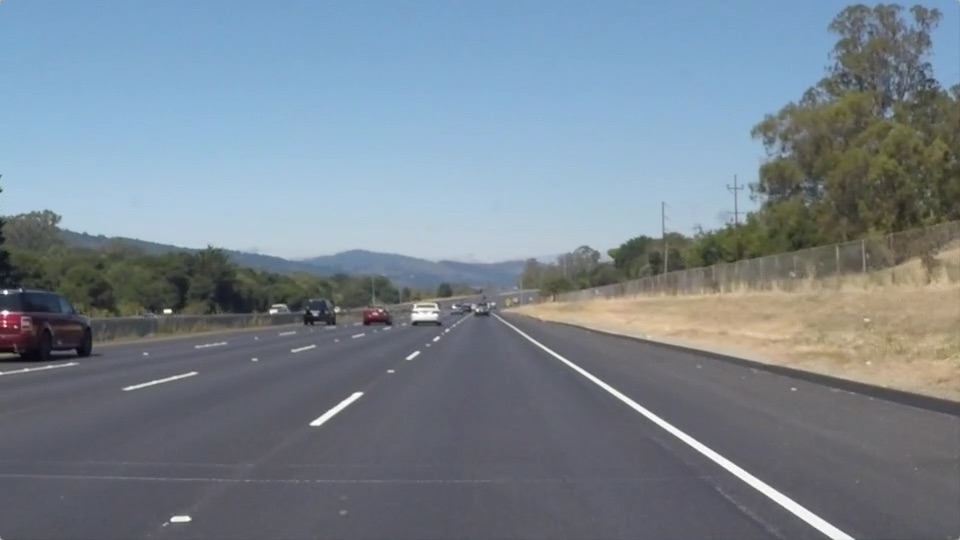
#> input picture test_images/solidWhiteRight.jpg, 960 x 540 px
$ jupyter execute --allow-errors lane_finding.ipynb   (shell and % lines are left out)
#> lines starting #> are read from the running program, lines starting #| are printed output that depends on the picture; after the words box and inside, x2 and y2 are one past the last pixel; in counts of white or black regions, pixels touching at a corner belong together
# Self-Driving Car Engineer Nanodegree

## Project: **Finding Lane Lines on the Road**
***
In this project, you will use the tools you learned about in the lesson to identify lane lines on the road.  You can develop your pipeline on a series of individual images, and later apply the result to a video stream (really just a series of images). Check out the video clip "raw-lines-example.mp4" (also contained in this repository) to see what the output should look like after using the helper functions below.

Once you have a result that looks roughly like "raw-lines-example.mp4", you'll need to get creative and try to average and/or extrapolate the line segments you've detected to map out the full extent of the lane lines.  You can see an example of the result you're going for in the video "P1_example.mp4".  Ultimately, you would like to draw just one line for the left side of the lane, and one for the right.

In addition to implementing code, there is a brief writeup to complete. The writeup should be completed in a separate file, which can be either a markdown file or a pdf document. There is a [write up template](https://github.com/udacity/CarND-LaneLines-P1/blob/master/writeup_template.md) that can be used to guide the writing process. Completing both the code in the Ipython notebook and the writeup template will cover all of the [rubric points](https://review.udacity.com/#!/rubrics/322/view) for this project.

---
Let's have a look at our first image called 'test_images/solidWhiteRight.jpg'.  Run the 2 cells below (hit Shift-Enter or the "play" button above) to display the image.

**Note: If, at any point, you encounter frozen display windows or other confounding issues, you can always start again with a clean slate by going to the "Kernel" menu above and selecting "Restart & Clear Output".**

---

**The tools you have are color selection, region of interest selection, grayscaling, Gaussian smoothing, Canny Edge Detection and Hough Tranform line detection.  You  are also free to explore and try other techniques that were not presented in the lesson.  Your goal is piece together a pipeline to detect the line segments in the image, then average/extrapolate them and draw them onto the image for display (as below).  Once you have a working pipeline, try it out on the video stream below.**

---

<figure>

 <figcaption>
 <p></p>
 <p style="text-align: center;"> Your output should look something like this (above) after detecting line segments using the helper functions below </p>
 </figcaption>
</figure>
 <p></p>
<figure>

 <figcaption>
 <p></p>
 <p style="text-align: center;"> Your goal is to connect/average/extrapolate line segments to get output like this</p>
 </figcaption>
</figure>

**Run the cell below to import some packages.  If you get an `import error` for a package you've already installed, try changing your kernel (select the Kernel menu above --> Change Kernel).  Still have problems?  Try relaunching Jupyter Notebook from the terminal prompt.  Also, consult the forums for more troubleshooting tips.**

## Import Packages

[cell 1]
#importing some useful packages
import matplotlib.pyplot as plt
import matplotlib.image as mpimg
import numpy as np
import cv2

## Read in an Image

[cell 2]
#reading in an image
image = mpimg.imread('test_images/solidWhiteRight.jpg')
#> image is the input picture: shape (540, 960, 3); mean R, G, B 120.3, 132.6, 143.7

#printing out some stats and plotting
print('This image is:', type(image), 'with dimensions:', image.shape)
#| This image is: <class 'numpy.ndarray'> with dimensions: (540, 960, 3)
plt.imshow(image)  # if you wanted to show a single color channel image called 'gray', for example, call as plt.imshow(gray, cmap='gray')

## Ideas for Lane Detection Pipeline

**Some OpenCV functions (beyond those introduced in the lesson) that might be useful for this project are:**

`cv2.inRange()` for color selection
`cv2.fillPoly()` for regions selection
`cv2.line()` to draw lines on an image given endpoints
`cv2.addWeighted()` to coadd / overlay two images
`cv2.cvtColor()` to grayscale or change color
`cv2.imwrite()` to output images to file
`cv2.bitwise_and()` to apply a mask to an image

**Check out the OpenCV documentation to learn about these and discover even more awesome functionality!**

## Helper Functions

Below are some helper functions to help get you started. They should look familiar from the lesson!

[cell 3]
import math

def grayscale(img):
    """Applies the Grayscale transform
    This will return an image with only one color channel
    but NOTE: to see the returned image as grayscale
    (assuming your grayscaled image is called 'gray')
    you should call plt.imshow(gray, cmap='gray')"""
    return cv2.cvtColor(img, cv2.COLOR_RGB2GRAY)
    # Or use BGR2GRAY if you read an image with cv2.imread()
    # return cv2.cvtColor(img, cv2.COLOR_BGR2GRAY)

def canny(img, low_threshold, high_threshold):
    """Applies the Canny transform"""
    return cv2.Canny(img, low_threshold, high_threshold)

def gaussian_blur(img, kernel_size):
    """Applies a Gaussian Noise kernel"""
    return cv2.GaussianBlur(img, (kernel_size, kernel_size), 0)

def region_of_interest(img, vertices):
    """
    Applies an image mask.

    Only keeps the region of the image defined by the polygon
    formed from `vertices`. The rest of the image is set to black.
    `vertices` should be a numpy array of integer points.
    """
    #defining a blank mask to start with
    mask = np.zeros_like(img)

    #defining a 3 channel or 1 channel color to fill the mask with depending on the input image
    if len(img.shape) > 2:
        channel_count = img.shape[2]  # i.e. 3 or 4 depending on your image
        ignore_mask_color = (255,) * channel_count
    else:
        ignore_mask_color = 255

    #filling pixels inside the polygon defined by "vertices" with the fill color
    cv2.fillPoly(mask, vertices, ignore_mask_color)

    #returning the image only where mask pixels are nonzero
    masked_image = cv2.bitwise_and(img, mask)
    return masked_image


def draw_lines(img, lines, color=[255, 0, 0], thickness=3):
    """
    NOTE: this is the function you might want to use as a starting point once you want to
    average/extrapolate the line segments you detect to map out the full
    extent of the lane (going from the result shown in raw-lines-example.mp4
    to that shown in P1_example.mp4).

    Think about things like separating line segments by their
    slope ((y2-y1)/(x2-x1)) to decide which segments are part of the left
    line vs. the right line.  Then, you can average the position of each of
    the lines and extrapolate to the top and bottom of the lane.

    This function draws `lines` with `color` and `thickness`.
    Lines are drawn on the image inplace (mutates the image).
    If you want to make the lines semi-transparent, think about combining
    this function with the weighted_img() function below
    """
    image = np.copy(img)
    left_x = []
    left_y = []
    right_x = []
    right_y = []
    if lines is not None:
        for line in lines:
            for y1,x1,y2,x2 in line:
                slope = (y2-y1)/(x2-x1)
                if slope < 0:
                    left_x += [x1, x2]
                    left_y += [y1, y2]
                else:
                    right_x += [x1, x2]
                    right_y += [y1, y2]

        imshape = image.shape
        half_y = int(imshape[0] * 0.65)

        if len(left_x)>0 and len(left_y)>0:
            left_z = np.polyfit(left_x, left_y, 1)
            left_f = np.poly1d(left_z)
            cv2.line(image, (left_f(imshape[0]).astype(int), imshape[0]), (left_f(half_y).astype(int), half_y), color, thickness)

        if len(right_x)>0 and len(right_y)>0:
            right_z = np.polyfit(right_x, right_y, 1)
            right_f = np.poly1d(right_z)
            cv2.line(image, (right_f(imshape[0]).astype(int), imshape[0]), (right_f(half_y).astype(int), half_y), [0, 0, 255], thickness)

    return image

# [26 lines left out: functions hough_lines, weighted_img, not called in this run]

## Test Images

Build your pipeline to work on the images in the directory "test_images"
**You should make sure your pipeline works well on these images before you try the videos.**

[cell 4]
import os
os.listdir("test_images/")

## Build a Lane Finding Pipeline

Build the pipeline and run your solution on all test_images. Make copies into the `test_images_output` directory, and you can use the images in your writeup report.

Try tuning the various parameters, especially the low and high Canny thresholds as well as the Hough lines parameters.

[cell 5]
# TODO: Build your pipeline that will draw lane lines on the test_images
# then save them to the test_images_output directory.
def convert_image(image, color_space='RGB'):
    # apply color conversion if other than 'RGB'
    if color_space != 'RGB':
        if color_space == 'HSV':
            return cv2.cvtColor(image, cv2.COLOR_RGB2HSV)
        elif color_space == 'LUV':
            return cv2.cvtColor(image, cv2.COLOR_RGB2LUV)
        elif color_space == 'HLS':
            return cv2.cvtColor(image, cv2.COLOR_RGB2HLS)
        elif color_space == 'YUV':
            return cv2.cvtColor(image, cv2.COLOR_RGB2YUV)
        elif color_space == 'YCrCb':
            return cv2.cvtColor(image, cv2.COLOR_RGB2YCrCb)
    else: return np.copy(image)

def select_white_yellow(image, color_space='RGB'):
    converted = convert_image(image, color_space)
    # white color mask
    lower = np.uint8([  0, 200,   0])
    upper = np.uint8([255, 255, 255])
    white_mask = cv2.inRange(converted, lower, upper)
    # yellow color mask
    lower = np.uint8([ 10,   0, 100])
    upper = np.uint8([ 40, 255, 255])
    yellow_mask = cv2.inRange(converted, lower, upper)
    # combine the mask
    mask = cv2.bitwise_or(white_mask, yellow_mask)
    return cv2.bitwise_and(image, image, mask = mask)

def show_images(images, cmap=None):
    cols = 2
    rows = (len(images)+1)//cols

    plt.figure(figsize=(10, 11))
    for i, image in enumerate(images):
        plt.subplot(rows, cols, i+1)
        # use gray scale color map if there is only one channel
        #cmap = 'gray' if len(image.shape)==2 else cmap
        #plt.imshow(image, cmap=cmap)
        if cmap=='gray':
            plt.imshow(image, cmap='gray')
        else:
            plt.imshow(image)
        plt.xticks([])
        plt.yticks([])
    plt.tight_layout(pad=0, h_pad=0, w_pad=0)
    plt.show()

def load_images(folder):
#> called with folder = 'test_images'
    images = []
    for filename in os.listdir(folder):
        img = mpimg.imread(os.path.join(folder, filename))
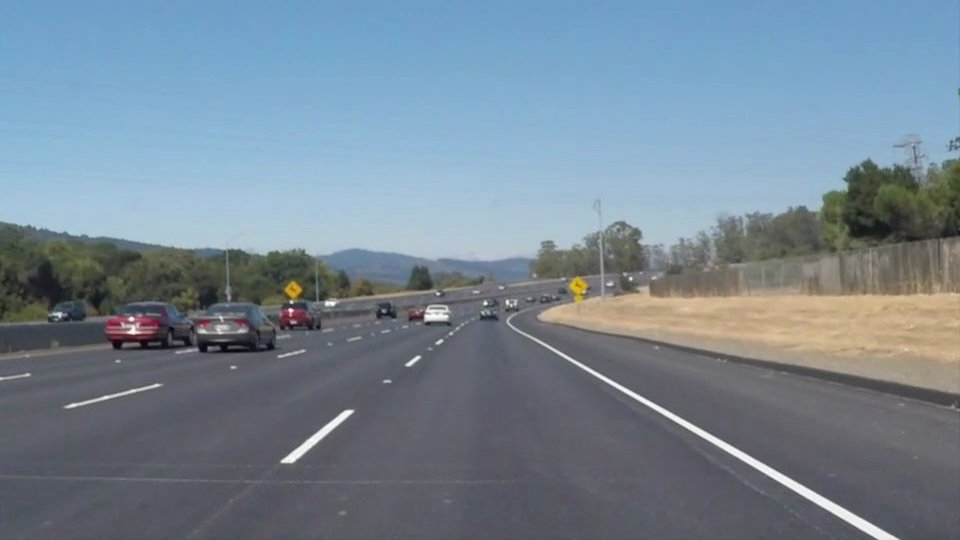
#> input picture test_images/solidWhiteCurve.jpg, 960 x 540 px
#> img is the input picture: shape (540, 960, 3); mean R, G, B 118.5, 134.5, 148.1
        if img is not None:
            images.append(img)
    return images

test_images = load_images('test_images')
#> test_images = 3 items
color_space = 'HLS'
print('Using colorspace:', color_space)
white_yellow_image = list(map(lambda image: select_white_yellow(image, color_space), test_images))
#> in select_white_yellow, `white_mask = cv2.inRange(converted, lower, upper)`:
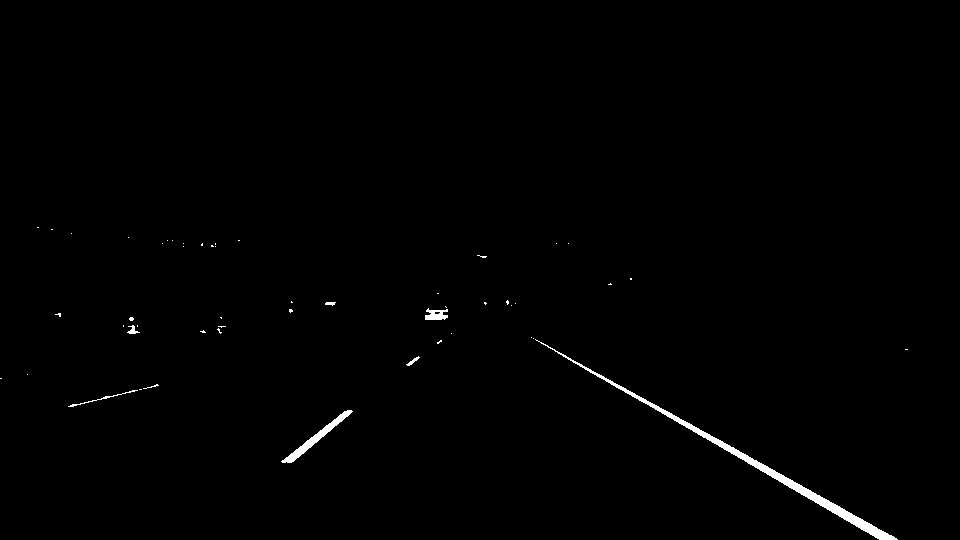
#> white_mask: shape (540, 960); 0.67% white; 51 white regions (43 under 20 px), largest, box (x1, y1, x2, y2) and area: (535, 339, 898, 540) 2283, (281, 410, 353, 463) 571, (425, 308, 448, 320) 187
#> call 3 of select_white_yellow, with color_space = 'HLS'
#> in select_white_yellow (call 3), `white_mask = cv2.inRange(converted, lower, upper)`:
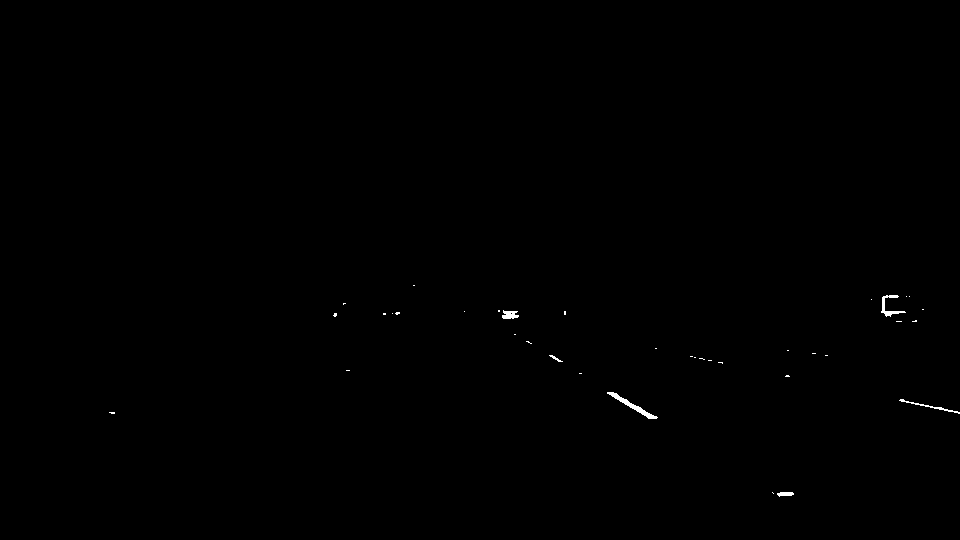
#> white_mask: shape (540, 960); 0.17% white; 37 white regions (31 under 20 px), largest, box (x1, y1, x2, y2) and area: (607, 392, 658, 419) 248, (881, 295, 906, 317) 160, (899, 399, 960, 414) 118, (502, 310, 519, 319) 109, (777, 492, 794, 497) 62, (549, 355, 563, 362) 31
#> in select_white_yellow (call 3), `mask = cv2.bitwise_or(white_mask, yellow_mask)`:
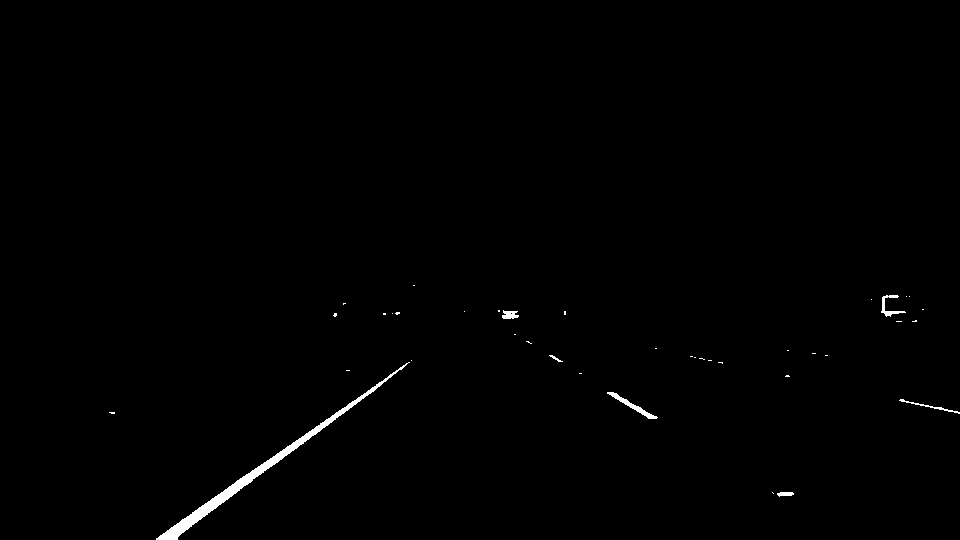
#> mask: shape (540, 960); 0.57% white; 39 white regions (32 under 20 px), largest, box (x1, y1, x2, y2) and area: (156, 362, 410, 540) 2105, (607, 392, 658, 419) 248, (881, 295, 906, 317) 160
#> white_yellow_image = 3 items
show_images(white_yellow_image)
#> in show_images, `rows = (len(images)+1)//cols`: rows = 2
#> the loop in show_images, `for i, image in enumerate(images):` made 3 passes

[cell 6]
gray_images = list(map(lambda image: grayscale(image), white_yellow_image))
#> gray_images = 3 items

blurred_images = list(map(lambda image: gaussian_blur(image, 3), gray_images))
#> blurred_images = 3 items

#show_images(blurred_images)

edge_images = list(map(lambda image: canny(image, 10, 150), blurred_images))
#> call 3 of canny, with low_threshold = 10, high_threshold = 150
#> in canny (call 3), `return cv2.Canny(img, low_threshold, high_threshold)`:
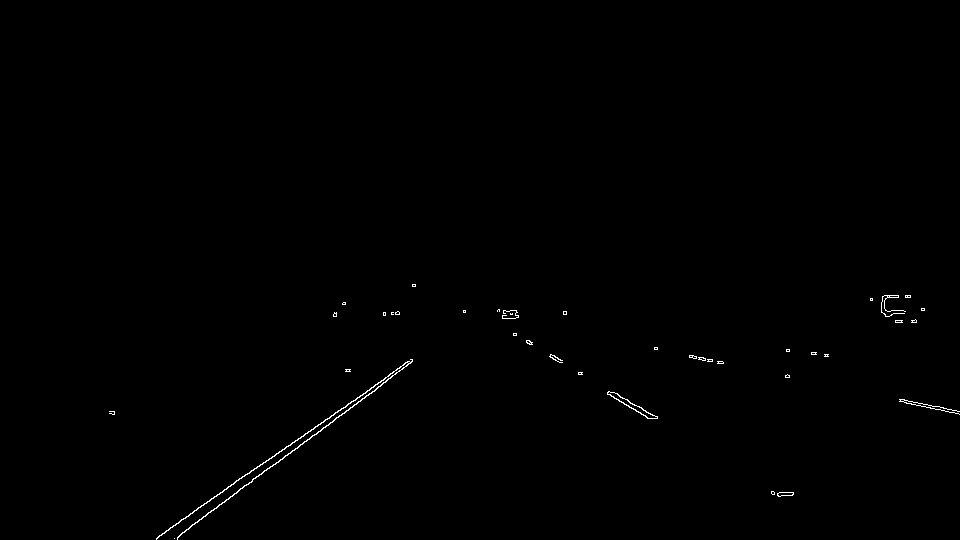
#> returned value: shape (540, 960); 0.33% white in thin lines or dots, all inside (x1, y1, x2, y2) = (109, 284, 960, 540)
#> edge_images = 3 items

print('Using colorspace:', color_space)
show_images(edge_images, cmap='gray')
#> the loop in show_images (call 2), `for i, image in enumerate(images):` made 3 passes

[cell 7]
def get_vertices(image):
    imshape = image.shape
    return np.array([[(120,imshape[0]),(420, 330), (imshape[1] - 420, 330), (imshape[1]-50,imshape[0])]], dtype=np.int32)

# [4 lines left out: function get_challenge_vertices, not called in this run]


interest_images = list(map(lambda image: region_of_interest(image, get_vertices(image)), edge_images))
#> in region_of_interest, `cv2.fillPoly(mask, vertices, ignore_mask_color)`:
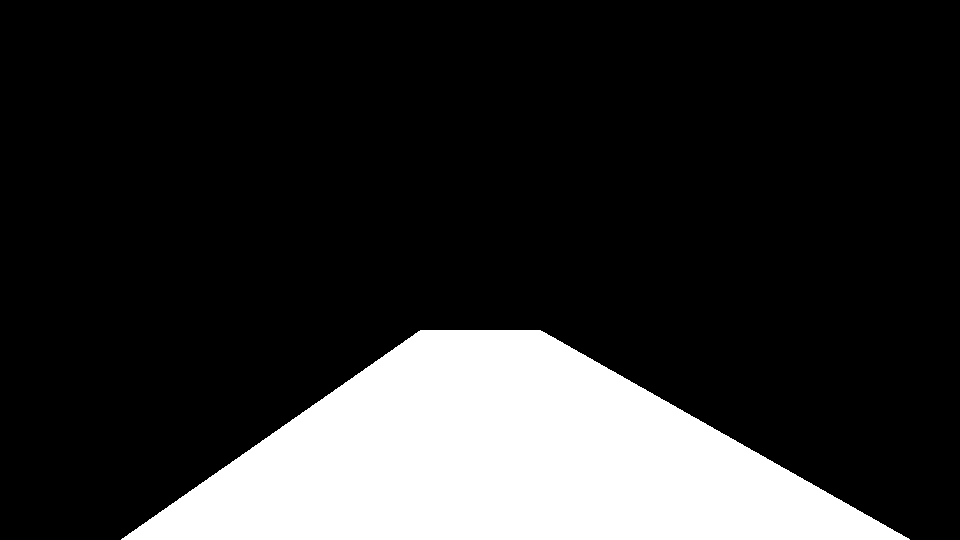
#> mask: shape (540, 960); 18.5% white; 1 white region, box (x1, y1, x2, y2) and area: (121, 330, 910, 540) 95675
#> in region_of_interest (call 3), `masked_image = cv2.bitwise_and(img, mask)`:
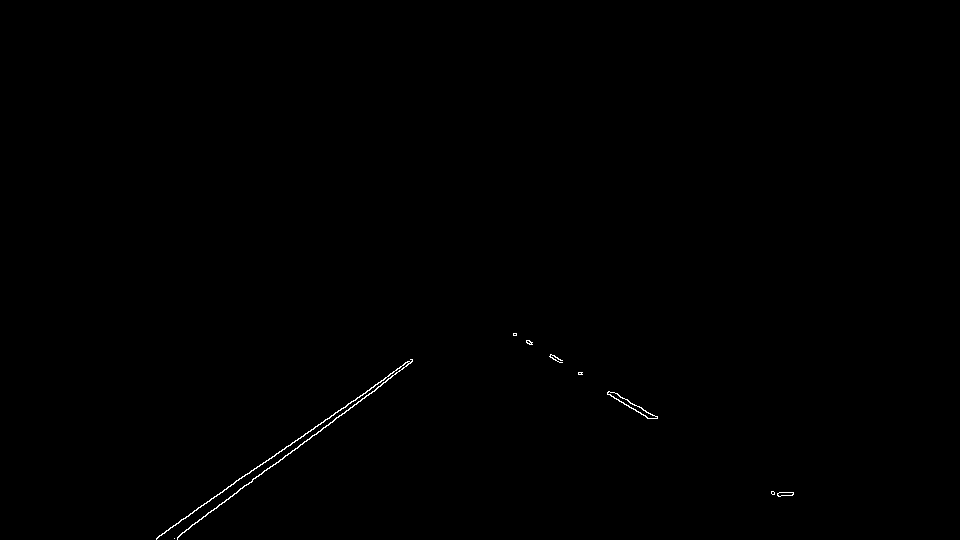
#> masked_image: shape (540, 960); 0.22% white in thin lines or dots, all inside (x1, y1, x2, y2) = (156, 333, 794, 540)
#> interest_images = 3 items

print('Using colorspace:', color_space)
show_images(interest_images, cmap='gray')

[cell 8]
rho = 2 # distance resolution in pixels of the Hough grid
theta = np.pi/180 # angular resolution in radians of the Hough grid
threshold = 50     # minimum number of votes (intersections in Hough grid cell)
min_line_len = 80 #minimum number of pixels making up a line
max_line_gap = 80    # maximum gap in pixels between connectable line segments

hough_lines = list(map(lambda image: cv2.HoughLinesP(image, rho, theta, threshold, np.array([]), minLineLength=min_line_len, maxLineGap=max_line_gap), interest_images))
#> hough_lines = 3 items

line_images = []
for image, lines in zip(test_images, hough_lines):
    line_images.append(draw_lines(image, lines))
#> this loop made 3 passes
#> (left_z in draw_lines, right_z in draw_lines) on passes 1 to 3: ([-1.24, 860.3], [1.76, -62.6]), ([-1.47, 935.5], [1.56, 3.06]), ([-1.38, 910.1], [1.64, -32.01])
#> after the loop, line_images = 3 items


show_images(line_images)
#> the loop in show_images (call 4), `for i, image in enumerate(images):` made 3 passes
#> in show_images (call 4), `plt.show()`:
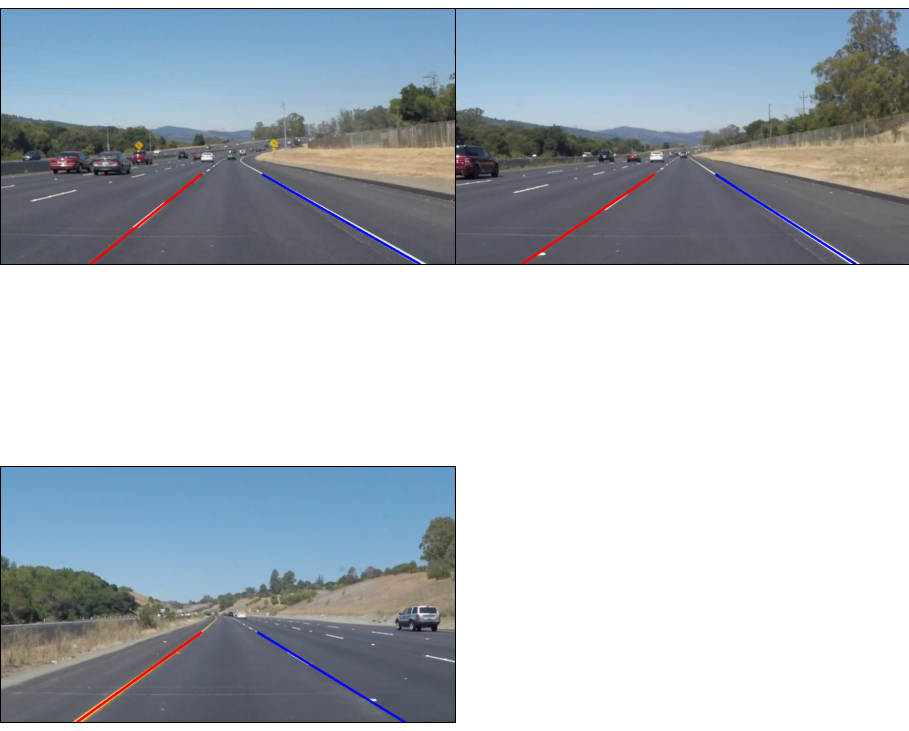
#> figure drawn by matplotlib, 3 panels
